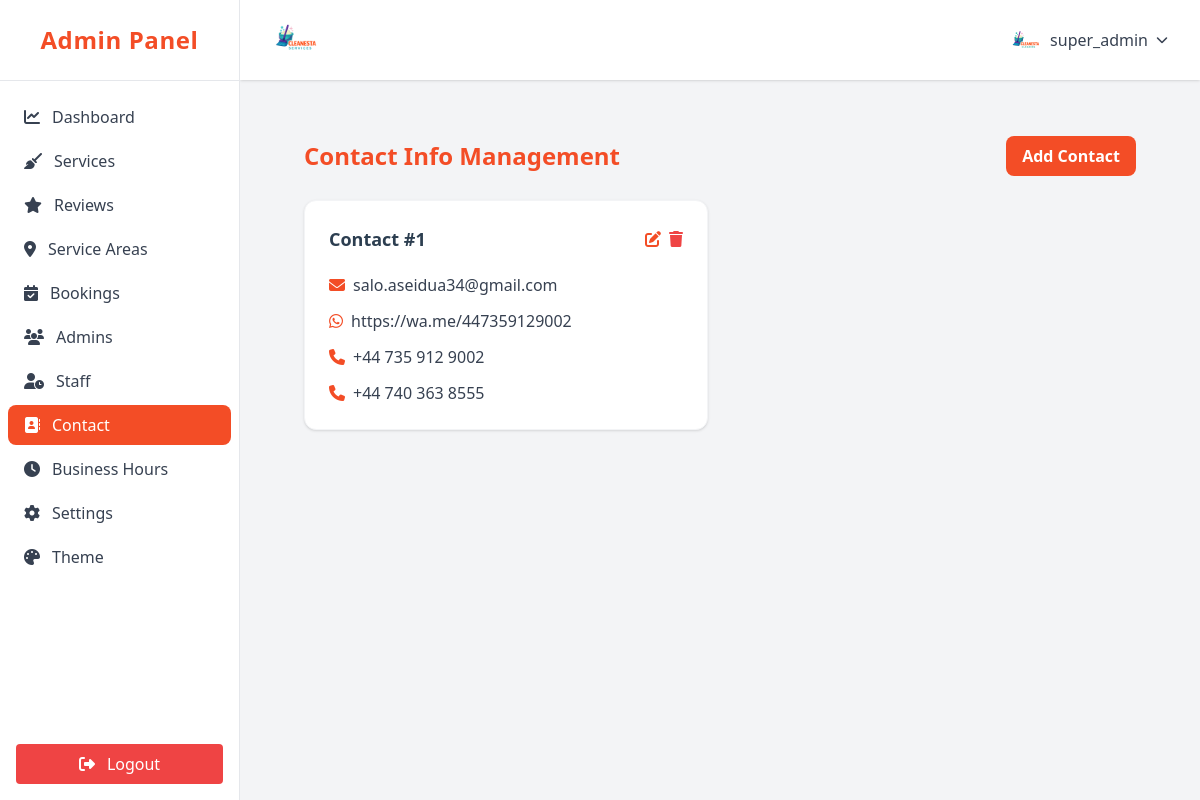
The page /admin/contact.php (signed in) on the database its author committed.
### tables this page shows
CREATE TABLE `contact_info` (
  `id` int(11) NOT NULL,
  `whatsapp_link` varchar(255) DEFAULT NULL,
  `email` varchar(255) DEFAULT NULL,
  `created_at` timestamp NOT NULL DEFAULT current_timestamp(),
  `updated_at` timestamp NOT NULL DEFAULT current_timestamp() ON UPDATE current_timestamp(),
  `phone_numbers` longtext DEFAULT NULL CHECK (json_valid(`phone_numbers`))
);

### admin/contact.php (the view, shortened to what this page needs)
<?php
require_once '../app/config/params.php';
$pdo = $connexion;
global $themeColors;
$stmt = $pdo->query("SELECT * FROM contact_info ORDER BY id ASC");
$contacts = $stmt->fetchAll(PDO::FETCH_ASSOC);
?>
<div class="max-w-4xl mx-auto p-4 sm:p-8">
    <div class="flex flex-col sm:flex-row justify-between items-center mb-6 gap-4">
        <h1 class="text-2xl font-bold" style="color: <?php echo $themeColors['primary'] ?? '#f34d26'; ?>;">Contact Info Management</h1>
        <button onclick="openModal('add')" class="bg-[<?php echo $themeColors['primary'] ?? '#f34d26'; ?>] text-white py-2 px-4 rounded-lg hover:bg-[<?php echo $themeColors['secondary'] ?? '#2c3e50'; ?>] transition w-full sm:w-auto font-semibold">Add Contact</button>
    </div>
    <div class="grid gap-6 md:grid-cols-2">
        <?php foreach ($contacts as $contact): ?>
            <div class="bg-white rounded-xl shadow p-6 flex flex-col gap-3 border border-gray-100 hover:shadow-lg transition">
                <div class="flex justify-between items-center mb-2">
                    <span class="font-bold text-lg" style="color: <?php echo $themeColors['secondary'] ?? '#2c3e50'; ?>;">Contact #<?php echo $contact['id']; ?></span>
                    <div class="flex items-center gap-2">
                        <button onclick="openModal('edit', <?php echo $contact['id']; ?>)" class="text-[<?php echo $themeColors['primary'] ?? '#f34d26'; ?>] hover:text-[<?php echo $themeColors['secondary'] ?? '#2c3e50'; ?>] transition" title="Edit"><i class="fas fa-edit"></i></button>
                        <form method="post" class="inline">
                            <button type="submit" class="text-red-500 hover:text-red-700 transition" title="Delete" onclick="return confirm('Are you sure?')"><i class="fas fa-trash"></i></button>
                        </form>
                    </div>
                </div>
                <div class="flex items-center text-gray-700"><i class="fas fa-envelope mr-2 text-[<?php echo $themeColors['primary'] ?? '#f34d26'; ?>]"></i> <span><?php echo $contact['email'] ?? ''; ?></span></div>
                <div class="flex items-center text-gray-700"><i class="fab fa-whatsapp mr-2 text-[<?php echo $themeColors['primary'] ?? '#f34d26'; ?>]"></i> <span><?php echo $contact['whatsapp_link'] ?? ''; ?></span></div>
                <?php foreach (json_decode($contact['phone_numbers'] ?? '[]', true) as $phone): ?>
                    <div class="flex items-center text-gray-700"><i class="fas fa-phone mr-2 text-[<?php echo $themeColors['primary'] ?? '#f34d26'; ?>]"></i> <span><?php echo $phone; ?></span></div>
                <?php endforeach; ?>
            </div>
        <?php endforeach; ?>
    </div>
</div>
<?php
include 'layout.php';

### rows shown on the page
contact_info: id "1", email "salo.aseidua34@gmail.com", whatsapp_link "https://wa.me/447359129002", phone_numbers "+44 735 912 9002", phone_numbers "+44 740 363 8555"

### other values the page prints
$item['text'] "Dashboard"
$item['text'] "Services"
$item['text'] "Reviews"
$item['text'] "Service Areas"
$item['text'] "Bookings"
$item['text'] "Admins"
$item['text'] "Staff"
$item['text'] "Contact"
$item['text'] "Business Hours"
$item['text'] "Settings"
$item['text'] "Theme"
$username "super_admin"
